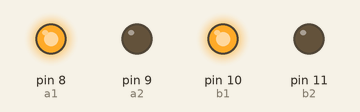
This sketch was run on a simulated Arduino Uno, built with avr-gcc and run on an emulated ATmega328P. Parts: output pins drawn as LEDs (lit = HIGH).

Above: at 0.5 s.
At 3.5 s:
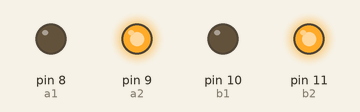
Timing chart, 0 to 4.6 s (numbered marks = the images above):
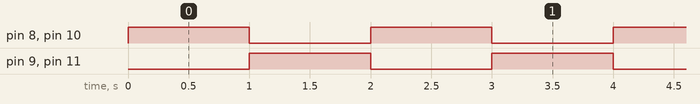

Measured:
- by itself, pin 8 (a1), pin 9 (a2), pin 10 (b1), pin 11 (b2): alternates HIGH for 1.0 s and LOW for 1.0 s

The sketch:

opto_test.ino
```cpp
int a1 = 8;
int a2 = 9;
int b1 = 10;
int b2 = 11;


// the setup routine runs once when you press reset:
void setup() {
  pinMode(a1, OUTPUT);
  pinMode(a2, OUTPUT);
  pinMode(b1, OUTPUT);
  pinMode(b2, OUTPUT);
}

// the loop routine runs over and over again forever:
void loop() {
  digitalWrite(a1, HIGH);
  digitalWrite(a2, LOW);
  //
  digitalWrite(b1, HIGH);
  digitalWrite(b2, LOW);
  delay(1000);

  digitalWrite(a1, LOW);
  digitalWrite(a2, HIGH);
   //
  digitalWrite(b1, LOW);
  digitalWrite(b2, HIGH);
  delay(1000);

}
```
